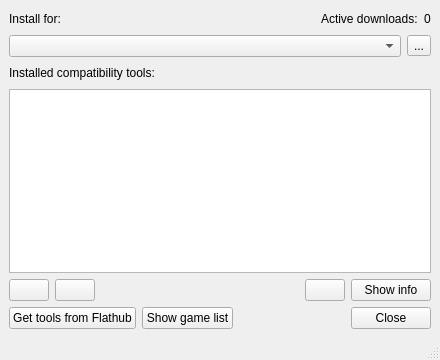
<?xml version="1.0" encoding="UTF-8"?>
<ui version="4.0">
 <class>MainWindow</class>
 <widget class="QMainWindow" name="MainWindow">
  <property name="geometry">
   <rect>
    <x>0</x>
    <y>0</y>
    <width>440</width>
    <height>360</height>
   </rect>
  </property>
  <property name="minimumSize">
   <size>
    <width>440</width>
    <height>360</height>
   </size>
  </property>
  <property name="windowTitle">
   <string>ProtonUp-Qt - Wine/Proton Installer</string>
  </property>
  <property name="windowIcon">
   <iconset theme="pupgui2">
    <normaloff>.</normaloff>.</iconset>
  </property>
  <widget class="QWidget" name="centralwidget">
   <layout class="QVBoxLayout" name="verticalLayout">
    <property name="spacing">
     <number>6</number>
    </property>
    <property name="leftMargin">
     <number>9</number>
    </property>
    <property name="topMargin">
     <number>9</number>
    </property>
    <property name="rightMargin">
     <number>9</number>
    </property>
    <property name="bottomMargin">
     <number>9</number>
    </property>
    <item>
     <layout class="QHBoxLayout" name="horizontalLayout_2">
      <item>
       <widget class="QLabel" name="lblInstallDirectory">
        <property name="text">
         <string>Install for:</string>
        </property>
       </widget>
      </item>
      <item>
       <spacer name="horizontalSpacer_2">
        <property name="orientation">
         <enum>Qt::Horizontal</enum>
        </property>
        <property name="sizeHint" stdset="0">
         <size>
          <width>40</width>
          <height>20</height>
         </size>
        </property>
       </spacer>
      </item>
      <item>
       <widget class="QLabel" name="lblActiveDownloads">
        <property name="text">
         <string>Active downloads:</string>
        </property>
       </widget>
      </item>
      <item>
       <widget class="QLabel" name="txtActiveDownloads">
        <property name="text">
         <string notr="true">0</string>
        </property>
       </widget>
      </item>
     </layout>
    </item>
    <item>
     <layout class="QHBoxLayout" name="horizontalLayout_5">
      <item>
       <widget class="QComboBox" name="comboInstallLocation"/>
      </item>
      <item>
       <widget class="QToolButton" name="btnManageInstallLocations">
        <property name="toolTip">
         <string>Add Custom Install Directory...</string>
        </property>
        <property name="text">
         <string notr="true">...</string>
        </property>
       </widget>
      </item>
     </layout>
    </item>
    <item>
     <layout class="QHBoxLayout" name="horizontalLayout_4">
      <item>
       <widget class="QLabel" name="lblInstalledVersions">
        <property name="text">
         <string>Installed compatibility tools:</string>
        </property>
       </widget>
      </item>
      <item>
       <widget class="QLabel" name="txtInstalledVersions">
        <property name="text">
         <string/>
        </property>
       </widget>
      </item>
      <item>
       <spacer name="horizontalSpacer_4">
        <property name="orientation">
         <enum>Qt::Horizontal</enum>
        </property>
        <property name="sizeHint" stdset="0">
         <size>
          <width>40</width>
          <height>20</height>
         </size>
        </property>
       </spacer>
      </item>
      <item>
       <widget class="QLabel" name="txtUnusedVersions">
        <property name="text">
         <string/>
        </property>
       </widget>
      </item>
     </layout>
    </item>
    <item>
     <widget class="QListWidget" name="listInstalledVersions">
      <property name="selectionMode">
       <enum>QAbstractItemView::ExtendedSelection</enum>
      </property>
     </widget>
    </item>
    <item>
     <layout class="QHBoxLayout" name="horizontalLayout">
      <item>
       <widget class="QPushButton" name="btnAddVersion">
        <property name="toolTip">
         <string>Add version...</string>
        </property>
        <property name="text">
         <string/>
        </property>
        <property name="icon">
         <iconset theme="add"/>
        </property>
       </widget>
      </item>
      <item>
       <widget class="QPushButton" name="btnRemoveSelected">
        <property name="toolTip">
         <string>Remove selected</string>
        </property>
        <property name="text">
         <string/>
        </property>
        <property name="icon">
         <iconset theme="remove"/>
        </property>
       </widget>
      </item>
      <item>
       <spacer name="horizontalSpacer">
        <property name="orientation">
         <enum>Qt::Horizontal</enum>
        </property>
        <property name="sizeHint" stdset="0">
         <size>
          <width>40</width>
          <height>20</height>
         </size>
        </property>
       </spacer>
      </item>
      <item>
       <widget class="QPushButton" name="btnAbout">
        <property name="toolTip">
         <string>About</string>
        </property>
        <property name="text">
         <string/>
        </property>
        <property name="icon">
         <iconset theme="settings"/>
        </property>
       </widget>
      </item>
      <item>
       <widget class="QPushButton" name="btnShowCtInfo">
        <property name="text">
         <string>Show info</string>
        </property>
       </widget>
      </item>
     </layout>
    </item>
    <item>
     <layout class="QHBoxLayout" name="horizontalLayout_3">
      <item>
       <widget class="QPushButton" name="btnSteamFlatpakCtools">
        <property name="text">
         <string>Get tools from Flathub</string>
        </property>
       </widget>
      </item>
      <item>
       <widget class="QPushButton" name="btnShowGameList">
        <property name="text">
         <string>Show game list</string>
        </property>
       </widget>
      </item>
      <item>
       <spacer name="horizontalSpacer_5">
        <property name="orientation">
         <enum>Qt::Horizontal</enum>
        </property>
        <property name="sizeHint" stdset="0">
         <size>
          <width>40</width>
          <height>20</height>
         </size>
        </property>
       </spacer>
      </item>
      <item>
       <widget class="QPushButton" name="btnClose">
        <property name="text">
         <string>Close</string>
        </property>
       </widget>
      </item>
     </layout>
    </item>
   </layout>
  </widget>
  <widget class="QStatusBar" name="statusBar"/>
 </widget>
 <resources/>
 <connections/>
</ui>
